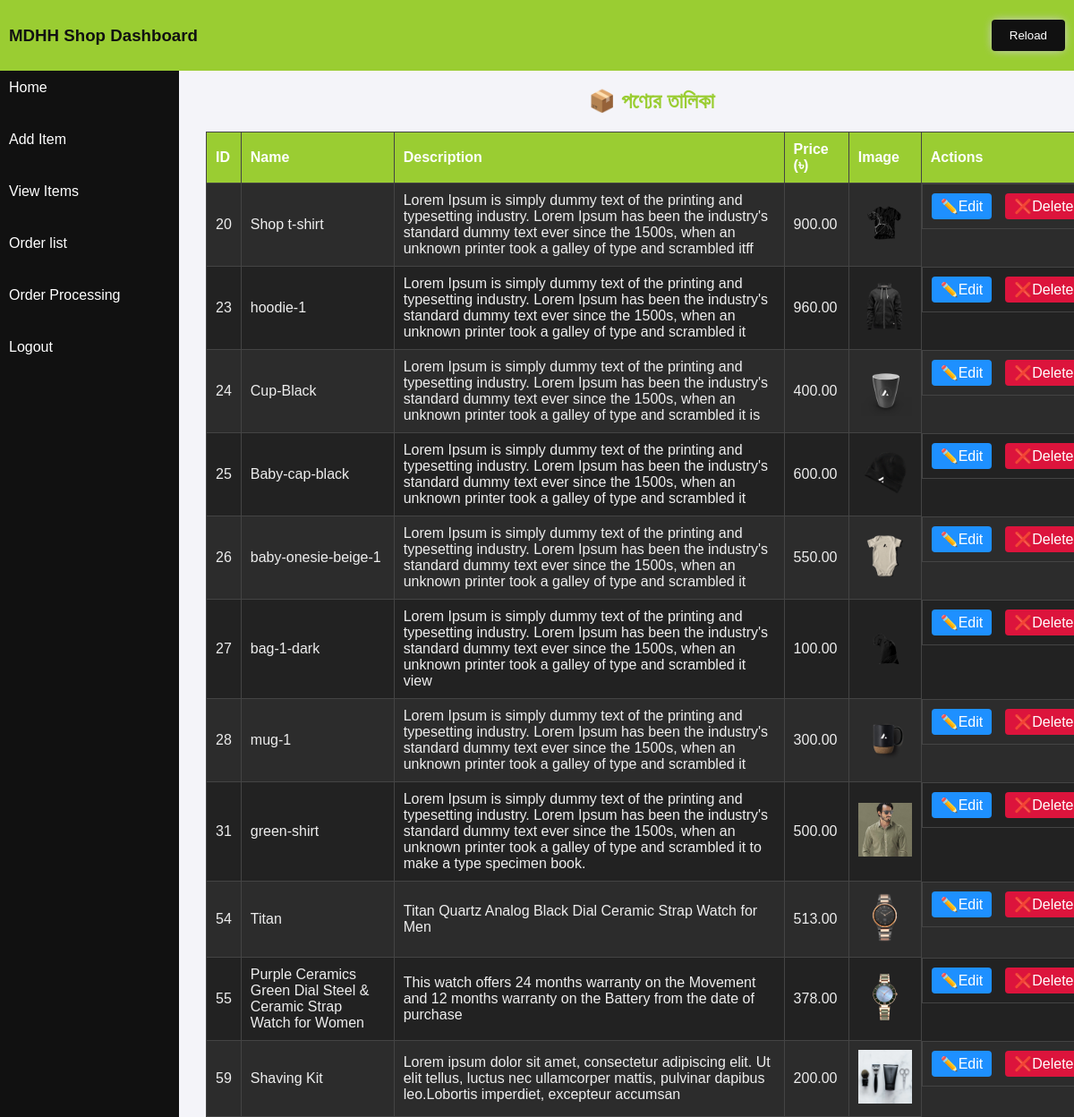
The page /backend/asset/view-item.php on the database its author committed.
### tables this page shows
CREATE TABLE `items` (
  `id` int(11) NOT NULL,
  `item_name` varchar(255) DEFAULT NULL,
  `item_description` text DEFAULT NULL,
  `item_price` decimal(10,2) DEFAULT NULL,
  `item_image` varchar(255) DEFAULT NULL
);

### backend/asset/view-item.php (the view, shortened to what this page needs)
<?php
include 'backend/connect.php';
?>
<!DOCTYPE html>
<html lang="bn">
<head>
</head>
<body>
<?php include_once 'backend/asset/header.php'; ?>
<div class="d-flex">
    <?php include_once 'backend/asset/slidebar.php'; ?>
    <main>
        <h2 style="text-align:center;">📦 পণ্যের তালিকা</h2>
        <?php
        $result = $conn->query("SELECT * FROM items");
        if ($result->num_rows > 0):
        ?>
        <table>
            <tr>
                <th>ID</th>
                <th>Name</th>
                <th>Description</th>
                <th>Price (৳)</th>
                <th>Image</th>
                <th>Actions</th>
            </tr>
            <?php while ($row = $result->fetch_assoc()): ?>
            <tr>
                <td><?= $row['id'] ?></td>
                <td><?= htmlspecialchars($row['item_name']) ?></td>
                <td><?= htmlspecialchars($row['item_description']) ?></td>
                <td><?= number_format($row['item_price'], 2) ?></td>
                <td>
                    <?php if ($row['item_image']): ?>
                        <img src="http://localhost/frontend/all_iems/image/<?= htmlspecialchars($row['item_image']) ?>" alt="">
                    <?php else: ?>
                        No Image
                    <?php endif; ?>
                </td>
                <td class="actions">
                    <a class="edit-btn" href="?edit=<?= $row['id'] ?>">✏️Edit</a>
                    <a class="delete-btn" href="?delete=<?= $row['id'] ?>" onclick="return confirm('Are you sure you want to delete this item?')">❌Delete</a>
                </td>
            </tr>
            <?php endwhile; ?>
        </table>
        <?php else: ?>
            <p style="text-align:center;">❌ কোনো পণ্য পাওয়া যায়নি</p>
        <?php endif; ?>
    </main>
</div>
</body>
</html>

### backend/asset/view-item.php (style rules this page uses)
body { background: #f5f5f5; font-family: Arial; color: #eee; }
table { width: 83vw; border-collapse: collapse; background: #222; }
th, td { padding: 10px; border: 1px solid #444; text-align: left; }
th { background: yellowgreen; color: #fff; }
tr:nth-child(even) { background: #2c2c2c; }
img { max-width: 60px; }
.actions { display: flex; gap: 10px; }
.actions a { padding: 5px 10px; margin-right: 5px; border-radius: 4px; text-decoration: none; color: white; }
.edit-btn { background: dodgerblue; }
.delete-btn { background: crimson; }
h2,h3 { text-align: center; color: yellowgreen; }

### backend/asset/header.php (style rules this page uses)
body { margin: 0; padding: 0; }

### backend/asset/slidebar.php (style rules this page uses)
body { margin: 0; padding: 0; font-family: Arial, sans-serif; background-color: #f4f4f9; }
.d-flex { display: flex; }

### rows shown on the page
items: id "20", item_name "Shop t-shirt", item_description "Lorem Ipsum is simply dummy text of the printing and typesetting industry. Lorem Ipsum has been the industry's standard dummy text ever since the 1500s, when an unknown printer took a galley of type and scrambled itff", item_price "900.00", item_image (picture)
items: id "23", item_name "hoodie-1", item_description "Lorem Ipsum is simply dummy text of the printing and typesetting industry. Lorem Ipsum has been the industry's standard dummy text ever since the 1500s, when an unknown printer took a galley of type and scrambled it", item_price "960.00", item_image (picture)
items: id "24", item_name "Cup-Black", item_description "Lorem Ipsum is simply dummy text of the printing and typesetting industry. Lorem Ipsum has been the industry's standard dummy text ever since the 1500s, when an unknown printer took a galley of type and scrambled it is", item_price "400.00", item_image (picture)
items: id "25", item_name "Baby-cap-black", item_description "Lorem Ipsum is simply dummy text of the printing and typesetting industry. Lorem Ipsum has been the industry's standard dummy text ever since the 1500s, when an unknown printer took a galley of type and scrambled it", item_price "600.00", item_image (picture)
items: id "26", item_name "baby-onesie-beige-1", item_description "Lorem Ipsum is simply dummy text of the printing and typesetting industry. Lorem Ipsum has been the industry's standard dummy text ever since the 1500s, when an unknown printer took a galley of type and scrambled it", item_price "550.00", item_image (picture)
items: id "27", item_name "bag-1-dark", item_description "Lorem Ipsum is simply dummy text of the printing and typesetting industry. Lorem Ipsum has been the industry's standard dummy text ever since the 1500s, when an unknown printer took a galley of type and scrambled it view", item_price "100.00", item_image (picture)
items: id "28", item_name "mug-1", item_description "Lorem Ipsum is simply dummy text of the printing and typesetting industry. Lorem Ipsum has been the industry's standard dummy text ever since the 1500s, when an unknown printer took a galley of type and scrambled it", item_price "300.00", item_image (picture)
items: id "31", item_name "green-shirt", item_description "Lorem Ipsum is simply dummy text of the printing and typesetting industry. Lorem Ipsum has been the industry's standard dummy text ever since the 1500s, when an unknown printer took a galley of type and scrambled it to make a type specimen book.", item_price "500.00", item_image (picture)
items: id "54", item_name "Titan", item_description "Titan Quartz Analog Black Dial Ceramic Strap Watch for Men", item_price "513.00", item_image (picture)
items: id "55", item_name "Purple Ceramics Green Dial Steel & Ceramic Strap Watch for Women", item_description "This watch offers 24 months warranty on the Movement and 12 months warranty on the Battery from the date of purchase", item_price "378.00", item_image (picture)
items: id "59", item_name "Shaving Kit", item_description "Lorem ipsum dolor sit amet, consectetur adipiscing elit. Ut elit tellus, luctus nec ullamcorper mattis, pulvinar dapibus leo.Lobortis imperdiet, excepteur accumsan", item_price "200.00", item_image (picture)
